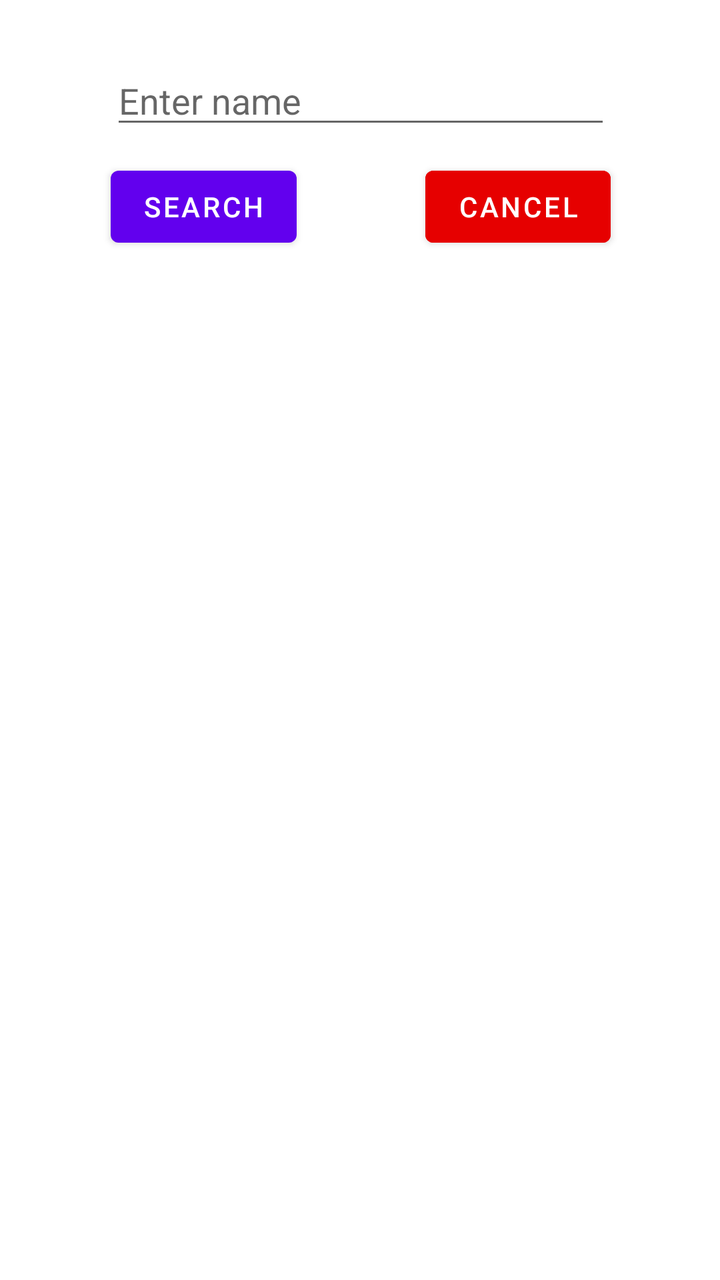
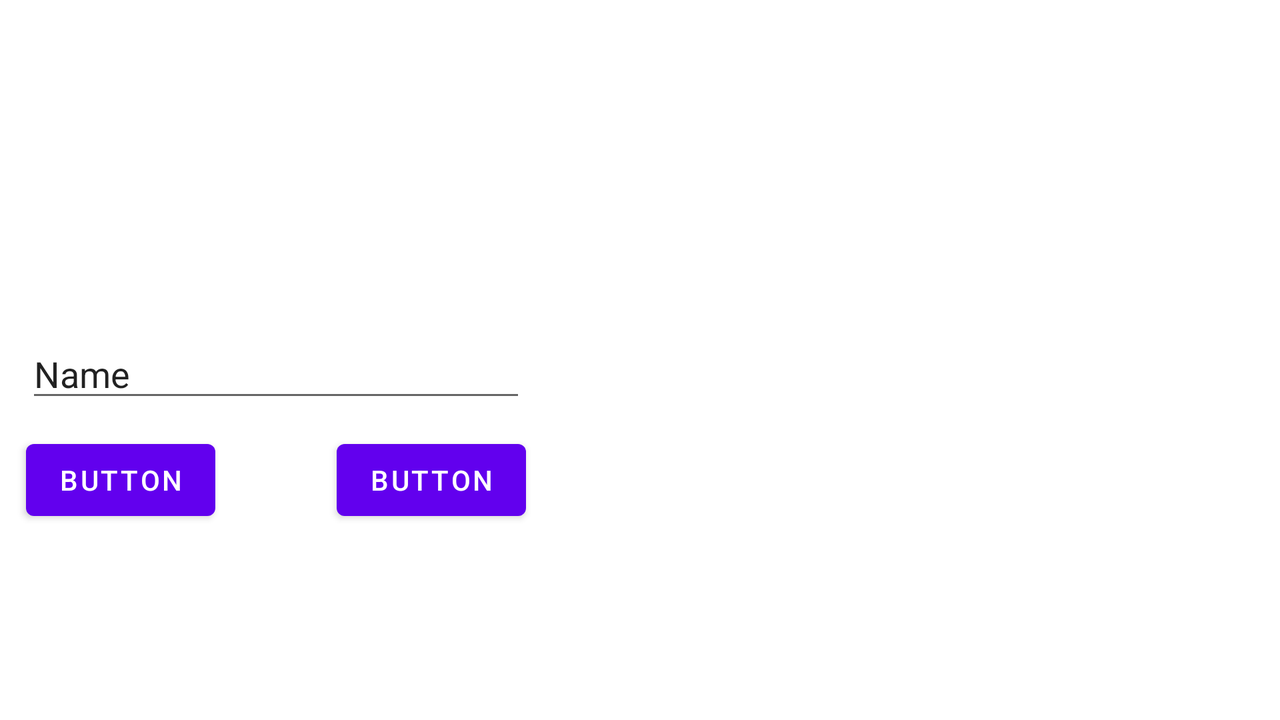

One screen, two layout resources from the same app: the default and the repository's alternative for another configuration. Each is rendered where Android would select it; the XML of both is given below.
<!-- AndroidManifest.xml: application theme Theme.MadrassaApplication -->
<!-- res/layout/activity_view_student.xml -->
<?xml version="1.0" encoding="utf-8"?>
<androidx.constraintlayout.widget.ConstraintLayout xmlns:android="http://schemas.android.com/apk/res/android"
    xmlns:app="http://schemas.android.com/apk/res-auto"
    xmlns:tools="http://schemas.android.com/tools"
    android:layout_width="match_parent"
    android:layout_height="match_parent"
    tools:context=".ViewStudentActivity">


    <androidx.recyclerview.widget.RecyclerView
        android:id="@+id/StudentViewRecycler"
        android:layout_width="416dp"
        android:layout_height="match_parent"
        android:layout_marginTop="144dp"
        app:layout_constraintTop_toBottomOf="@+id/SearchBtn"
        tools:layout_editor_absoluteX="-3dp" />

    <EditText
        android:id="@+id/editTextTextPersonName2"
        android:layout_width="250dp"
        android:layout_height="wrap_content"
        android:layout_marginTop="28dp"
        android:ems="10"
        android:hint="Enter name"
        android:inputType="textPersonName"
        app:layout_constraintEnd_toEndOf="parent"
        app:layout_constraintHorizontal_bias="0.503"
        app:layout_constraintStart_toStartOf="parent"
        app:layout_constraintTop_toTopOf="parent" />

    <Button
        android:id="@+id/cancelSearchBtn"
        android:layout_width="wrap_content"
        android:layout_height="wrap_content"
        android:layout_marginTop="10dp"
        android:layout_weight="1"
        android:backgroundTint="#E60000"
        android:text="Cancel"
        app:layout_constraintEnd_toEndOf="@+id/editTextTextPersonName2"
        app:layout_constraintTop_toBottomOf="@+id/editTextTextPersonName2" />

    <Button
        android:id="@+id/SearchBtn"
        android:layout_width="wrap_content"
        android:layout_height="wrap_content"
        android:layout_marginTop="10dp"
        android:layout_weight="1"
        android:text="Search"
        app:layout_constraintEnd_toStartOf="@+id/cancelSearchBtn"
        app:layout_constraintHorizontal_bias="0.0"
        app:layout_constraintStart_toStartOf="@+id/editTextTextPersonName2"
        app:layout_constraintTop_toBottomOf="@+id/editTextTextPersonName2" />


</androidx.constraintlayout.widget.ConstraintLayout>
<!-- resources referenced by this layout -->
<resources>
  <style name="Theme.MadrassaApplication" parent="Theme.MaterialComponents.DayNight.DarkActionBar">
          
          <item name="colorPrimary">@color/purple_500</item>
          <item name="colorPrimaryVariant">@color/purple_700</item>
          <item name="colorOnPrimary">@color/white</item>
          
          <item name="colorSecondary">@color/teal_200</item>
          <item name="colorSecondaryVariant">@color/teal_700</item>
          <item name="colorOnSecondary">@color/black</item>
          
          <item name="android:statusBarColor">?attr/colorPrimaryVariant</item>
          
      </style>
</resources>
<!-- res/layout-land/activity_view_student.xml (the repository's variant of the layout above) -->
<!-- drawn on the phone turned sideways -->
<?xml version="1.0" encoding="utf-8"?>
<androidx.constraintlayout.widget.ConstraintLayout xmlns:android="http://schemas.android.com/apk/res/android"
    xmlns:app="http://schemas.android.com/apk/res-auto"
    xmlns:tools="http://schemas.android.com/tools"
    android:layout_width="match_parent"
    android:layout_height="match_parent"
    tools:context=".ViewStudentActivity">


    <androidx.recyclerview.widget.RecyclerView
        android:id="@+id/StudentViewRecycler"
        android:layout_width="419dp"
        android:layout_height="wrap_content"
        android:layout_marginEnd="16dp"
        app:layout_constraintEnd_toEndOf="parent"
        app:layout_constraintHorizontal_bias="1.0"
        app:layout_constraintStart_toEndOf="@+id/SearchField"
        tools:layout_editor_absoluteY="59dp" />

    <EditText
        android:id="@+id/SearchField"
        android:layout_width="250dp"
        android:layout_height="38dp"
        android:layout_marginTop="168dp"
        android:ems="10"
        android:inputType="textPersonName"
        android:text="Name"
        app:layout_constraintEnd_toEndOf="parent"
        app:layout_constraintHorizontal_bias="0.033"
        app:layout_constraintStart_toStartOf="parent"
        app:layout_constraintTop_toTopOf="parent" />

    <Button
        android:id="@+id/cancelSearchBtn"
        android:layout_width="wrap_content"
        android:layout_height="wrap_content"
        android:layout_marginTop="10dp"
        android:layout_weight="1"
        android:text="Button"
        app:layout_constraintEnd_toEndOf="@+id/SearchField"
        app:layout_constraintTop_toBottomOf="@+id/SearchField" />

    <Button
        android:id="@+id/SearchBtn"
        android:layout_width="wrap_content"
        android:layout_height="wrap_content"
        android:layout_marginTop="10dp"
        android:layout_weight="1"
        android:text="Button"
        app:layout_constraintEnd_toStartOf="@+id/cancelSearchBtn"
        app:layout_constraintHorizontal_bias="0.0"
        app:layout_constraintStart_toStartOf="@+id/SearchField"
        app:layout_constraintTop_toBottomOf="@+id/SearchField" />


</androidx.constraintlayout.widget.ConstraintLayout>
